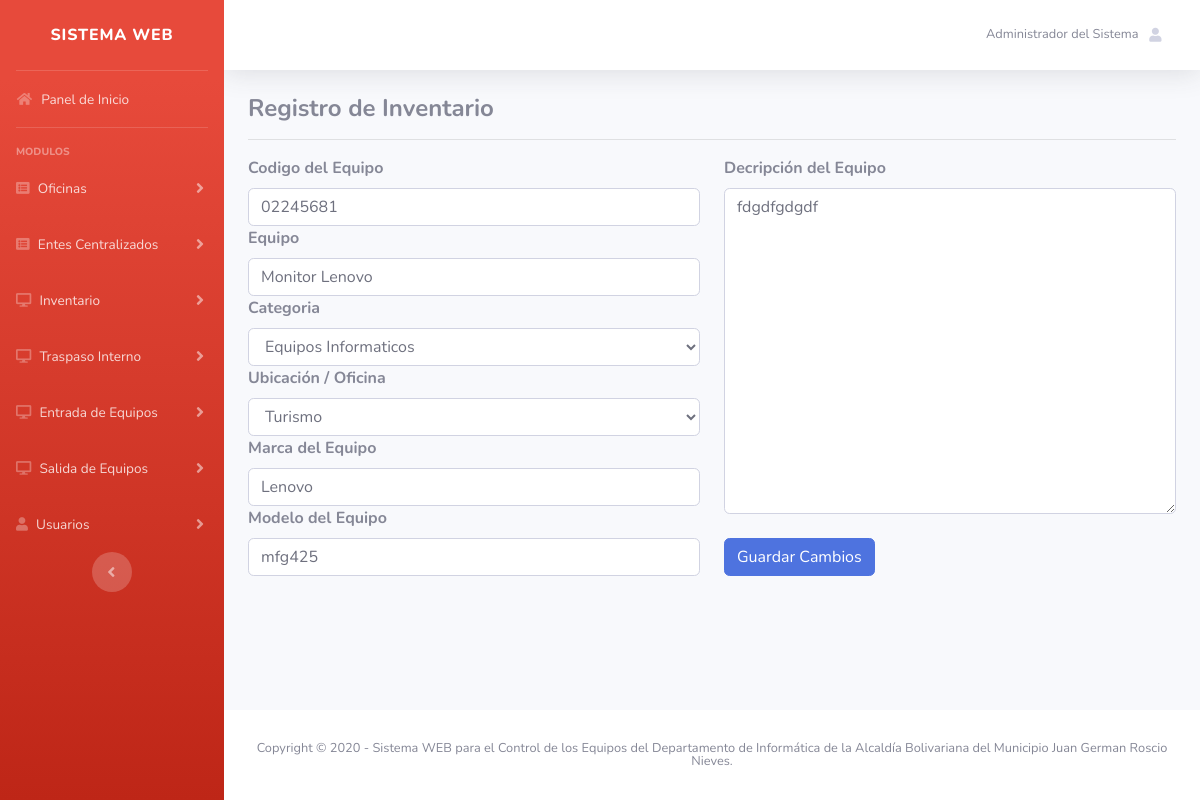
/views/admin/registro_inventario1.php?id_inventario=5 (signed in), run on the app's committed database.
### tables this page shows
CREATE TABLE IF NOT EXISTS `registro` (
  `id_registro` int(11) NOT NULL AUTO_INCREMENT,
  `nacionalidad` varchar(1) NOT NULL,
  `cedula` int(11) NOT NULL,
  `nombre` varchar(255) NOT NULL,
  `email` varchar(100) NOT NULL,
  `sexo` varchar(20) NOT NULL,
  `telefono` text NOT NULL,
  `direccion` text NOT NULL,
  `fecha_nacimiento` date NOT NULL,
  `fecha` date NOT NULL,
  PRIMARY KEY (`id_registro`),
  UNIQUE KEY `cedula` (`cedula`,`email`)
);

CREATE TABLE IF NOT EXISTS `inventario` (
  `id_inventario` int(11) NOT NULL AUTO_INCREMENT,
  `id_registro` int(11) NOT NULL,
  `codigo` varchar(50) NOT NULL,
  `equipo` varchar(255) NOT NULL,
  `categoria` int(11) NOT NULL,
  `id_oficina` int(11) NOT NULL,
  `marca` varchar(255) NOT NULL,
  `modelo` varchar(255) NOT NULL,
  `descripcion` text NOT NULL,
  `fecha_registro` date NOT NULL,
  PRIMARY KEY (`id_inventario`),
  UNIQUE KEY `codigo` (`codigo`)
);

CREATE TABLE IF NOT EXISTS `oficina` (
  `id_oficina` int(11) NOT NULL AUTO_INCREMENT,
  `id_registro` int(11) NOT NULL,
  `oficina` varchar(255) NOT NULL,
  `fecha_registro` date NOT NULL,
  PRIMARY KEY (`id_oficina`)
);

### bd/conexion.php (called while the page is built)
<?php
class conexion {
 public static function con()
	{
		$server = "localhost";
        $user = "root";
        $pass = "";
        $bd = "informatica_alcaldia";
        $con = mysqli_connect($server, $user, $pass,$bd)
        or die("Ha sucedido un error inexperado en la conexion de la base de datos");
        return $con;
	}
}
?>

### models/id/id_usuario.php (called while the page is built, shortened)
<?php
   include("../../bd/conexion.php");
   $email = $_SESSION["email"];
   $sql = ("SELECT * FROM registro WHERE email = '$email'");
   $res=mysqli_query(conexion::con(), $sql);
    foreach ($res as $key) {
        $nombre_user = $key['nombre'];
    }
?>

### models/consulta/inventario_id.php (called while the page is built, shortened)
<?php
	$sql = ("SELECT * FROM inventario INNER JOIN oficina ON inventario.id_oficina = oficina.id_oficina WHERE inventario.id_inventario = '$id_inventario'");
    $result=mysqli_query(conexion::con(), $sql);
?>

### views/admin/registro_inventario1.php (the view, shortened to what this page needs)
<?php
  require_once("nabvar.php");
?>
<?php
   $id_inventario = $_GET['id_inventario'];?>
<div class="container">
   <h4><b>Registro de Inventario</b></h4><hr>
  <div class="row">
     <div class="col-lg-6">
        <?php
            require_once("../../models/consulta/inventario_id.php");
            foreach ($result as $inv) {
        ?>
                  <form  method="POST" action="../../controllers/actualizar/inventario.php">
                    <label><b>Codigo del Equipo</b></label>
                    <input type="text" class="form-control" name="codigo" value="<?php echo $inv['codigo']; ?>" required="">
                    <label><b>Equipo</b></label>
                    <input type="text" class="form-control" name="equipo" value="<?php echo $inv['equipo']; ?>" required="">
                    <label><b>Categoria</b></label>
                    <select name="categoria" class="form-control">
                      <option value="<?php echo $inv['categoria']; ?>">
                        <?php
                         if ($inv['categoria'] == '1') {
                           echo "Equipos Informaticos";
                         }elseif ($inv['categoria'] == '2') {
                           echo "Equipos de Oficina";
                         }
                        ?></option>
                    </select>
                    <label><b>Ubicación / Oficina</b></label>
                    <select name="id_oficina" class="form-control" required="">
                        <option value="<?php echo $inv['id_oficina']; ?>"><?php echo $inv['oficina']; ?></option>
                    </select>
                    <label><b>Marca del Equipo</b></label>
                    <input type="text" class="form-control" value="<?php echo $inv['marca']; ?>" name="marca">
                    <label><b>Modelo del Equipo</b></label>
                    <input type="text" class="form-control" value="<?php echo $inv['modelo']; ?>" name="modelo">
     </div>
     <div class="col-lg-6">
                    <label><b>Decripción del Equipo</b></label>
                    <textarea name="descripcion" class="form-control" rows="13" required=""><?php echo $inv['descripcion']; ?></textarea><br>
                    <button type="submit" class="btn btn-primary">Guardar Cambios</button>
        <?php } ?>
     </div>
  </div>
</div>
<?php
   require_once("footer.php");
?>

### views/admin/nabvar.php (shortened to what this page needs)
<?php include("../../models/id/id_usuario.php"); ?>
<!DOCTYPE html>
<html lang="en">
<head>
  <link href="../../plantilla/vendor/fontawesome-free/css/all.min.css" rel="stylesheet" type="text/css">
  <link href="../../plantilla/css/sb-admin-2.min.css" rel="stylesheet">
</head>
<body id="page-top">
  <div id="wrapper">
    <ul class="navbar-nav bg-gradient-danger sidebar sidebar-dark accordion" id="accordionSidebar">
      <a class="sidebar-brand d-flex align-items-center justify-content-center" href="index.html">
        <div class="sidebar-brand-text mx-3" title="Sistema WEB - Informatica - Alcaldia de Roscio">Sistema WEB</div>
      </a>
      <hr class="sidebar-divider my-0">
      <li class="nav-item">
        <a class="nav-link" href="admin.php">
          <i class="fas fa-fw fa-home"></i>
          <span>Panel de Inicio</span></a>
      </li>
      <hr class="sidebar-divider">
      <div class="sidebar-heading">
        Modulos
      </div>
      <li class="nav-item">
        <a class="nav-link collapsed" href="#" data-toggle="collapse" data-target="#collapseUtilitiesoficina" aria-expanded="true" aria-controls="collapseUtilitiesoficina">
          <i class="fas fa-list-alt"></i>
          <span>Oficinas</span>
        </a>
      </li>
      <li class="nav-item">
        <a class="nav-link collapsed" href="#" data-toggle="collapse" data-target="#collapseUtilitiesente" aria-expanded="true" aria-controls="collapseUtilitiesente">
          <i class="fas fa-list-alt"></i>
          <span>Entes Centralizados</span>
        </a>
      </li>
       <li class="nav-item">
        <a class="nav-link collapsed" href="#" data-toggle="collapse" data-target="#collapseUtilities1" aria-expanded="true" aria-controls="collapseUtilities1">
          <i class="fas fa-desktop"></i>
          <span>Inventario</span>
        </a>
      </li>
      <li class="nav-item">
        <a class="nav-link collapsed" href="#" data-toggle="collapse" data-target="#collapseTwo0" aria-expanded="true" aria-controls="collapseTwo0">
          <i class="fas fa-desktop"></i>
          <span>Traspaso Interno</span>
        </a>
      </li>
      <li class="nav-item">
        <a class="nav-link collapsed" href="#" data-toggle="collapse" data-target="#collapseTwo" aria-expanded="true" aria-controls="collapseTwo">
          <i class="fas fa-desktop"></i>
          <span>Entrada de Equipos</span>
        </a>
      </li>
      <li class="nav-item">
        <a class="nav-link collapsed" href="#" data-toggle="collapse" data-target="#collapseUtilities" aria-expanded="true" aria-controls="collapseUtilities">
          <i class="fas fa-desktop"></i>
          <span>Salida de Equipos</span>
        </a>
      </li>
      <li class="nav-item">
        <a class="nav-link collapsed" href="#" data-toggle="collapse" data-target="#collapseUtilities2" aria-expanded="true" aria-controls="collapseUtilities2">
          <i class="fas fa-user"></i>
          <span>Usuarios</span>
        </a>
      </li>
      <div class="text-center d-none d-md-inline">
        <button class="rounded-circle border-0" id="sidebarToggle"></button>
      </div>
    </ul>
    <div id="content-wrapper" class="d-flex flex-column">
      <div id="content">
        <nav class="navbar navbar-expand navbar-light bg-white topbar mb-4 static-top shadow">
          <ul class="navbar-nav ml-auto">
            <li class="nav-item dropdown no-arrow">
              <a class="nav-link dropdown-toggle" href="#" id="userDropdown" role="button" data-toggle="dropdown" aria-haspopup="true" aria-expanded="false">
                <span class="mr-2 d-none d-lg-inline text-gray-600 small"><?php echo $nombre_user; ?></span>
                <i class="fas fa-user fa-sm fa-fw mr-2 text-gray-400"></i>
              </a>
            </li>
          </ul>
        </nav>

### data on the page
registro: nombre "Administrador del Sistema"
inventario: codigo "02245681", equipo "Monitor Lenovo", categoria "Equipos Informaticos", id_oficina "Turismo", marca "Lenovo", modelo "mfg425", descripcion "fdgdfgdgdf"
